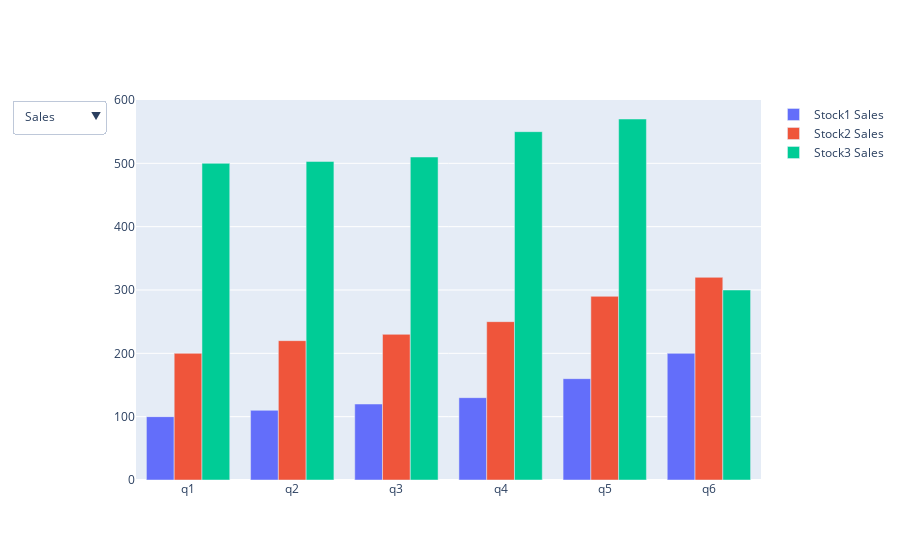

Notebook source saved alongside this figure:
### Code cell
import pandas as pd
import numpy as np
import plotly.graph_objects as go

my_dict = {
    'quarterly_result': ['Sales', 'Net Profit', 'Sales', 'Net Profit','Sales', 'Net Profit'],
    'stockname': ['Stock1', 'Stock1', 'Stock2', 'Stock2', 'Stock3', 'Stock3'],
    'q1': [100, 10, 200, 20,500,45],
    'q2': [110, 20.6, 220, 22,503,44],
    'q3': [120, -20, 230, 40,510,48],
    'q4': [130, 40.5, 250, 49,550,50],
    'q5': [160, 60.9, 290, 70,570,200],
    'q6': [200, 88, 320, 98,300,-80]
}

df = pd.DataFrame(my_dict)
df



fig = go.Figure()

# List of quarters
x = df.columns[2:]

# Add traces for each metric
for result in df['quarterly_result'].unique():
    for stock in df['stockname'].unique():
        fig.add_trace(go.Bar(
            x=x,
            y=df[(df['stockname'] == stock) & (df['quarterly_result'] == result)].iloc[0, 2:],
            name=f'{stock} {result}'
        ))

# Add buttons to toggle the visibility
buttons = [{'label': label, 'method': 'update',
            'args': [{'visible': [label in trace.name for trace in fig.data]}]}
           for label in df['quarterly_result'].unique()]

updatemenus = [{'buttons': buttons,
                'direction': "down",
                'showactive': True, }]

# update layout with buttons, and show the figure
fig.update_layout(updatemenus=updatemenus)
fig.show()

### Figure 1 — Plotly figure (JSON) as saved in the notebook; plotly's stock layout.template omitted (floating-point values rounded to 4 significant figures)
{"data": [{"name": "Stock1 Sales", "type": "bar", "visible": true, "x": ["q1", "q2", "q3", "q4", "q5", "q6"], "y": [100, 110, 120, 130, 160, 200]}, {"name": "Stock2 Sales", "type": "bar", "visible": true, "x": ["q1", "q2", "q3", "q4", "q5", "q6"], "y": [200, 220, 230, 250, 290, 320]}, {"name": "Stock3 Sales", "type": "bar", "visible": true, "x": ["q1", "q2", "q3", "q4", "q5", "q6"], "y": [500, 503, 510, 550, 570, 300]}, {"name": "Stock1 Net Profit", "type": "bar", "visible": false, "x": ["q1", "q2", "q3", "q4", "q5", "q6"], "y": [10, 20.6, -20, 40.5, 60.9, 88]}, {"name": "Stock2 Net Profit", "type": "bar", "visible": false, "x": ["q1", "q2", "q3", "q4", "q5", "q6"], "y": [20, 22, 40, 49, 70, 98]}, {"name": "Stock3 Net Profit", "type": "bar", "visible": false, "x": ["q1", "q2", "q3", "q4", "q5", "q6"], "y": [45, 44, 48, 50, 200, -80]}], "layout": {"autosize": true, "updatemenus": [{"active": 0, "buttons": [{"args": [{"visible": [true, true, true, false, false, false]}], "label": "Sales", "method": "update"}, {"args": [{"visible": [false, false, false, true, true, true]}], "label": "Net Profit", "method": "update"}], "direction": "down", "showactive": true}], "xaxis": {"autorange": true, "range": [-0.5, 5.5], "type": "category"}, "yaxis": {"autorange": true, "range": [0, 600], "type": "linear"}}}
